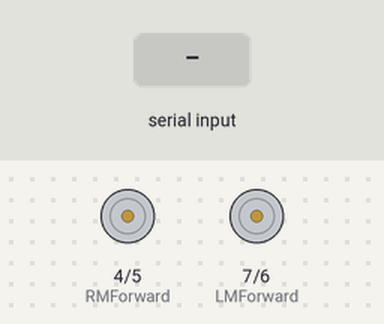
The sketch below on a simulated Arduino Uno, built with avr-gcc and run on an emulated ATmega328P. Parts: motor-driver pin pairs drawn as motors (green arrow = first pin HIGH = forward, orange = second pin HIGH = backward, longer = more drive, scaled by the enable pin). Inputs (shaded band) come from the test bench. What the sketch prints to the serial monitor is not drawn.

Above: at 1.2 s.
1.3 s: "90,45\n" received over the second serial link
At 2.5 s:
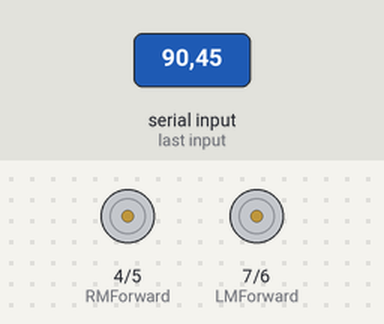
2.8 s: "1,90\n" received over the second serial link
At 3.9 s:
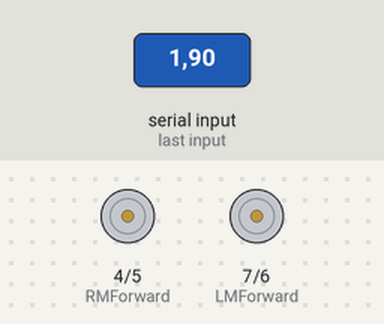
4.3 s: "30,150\n" received over the second serial link
At 4.9 s:
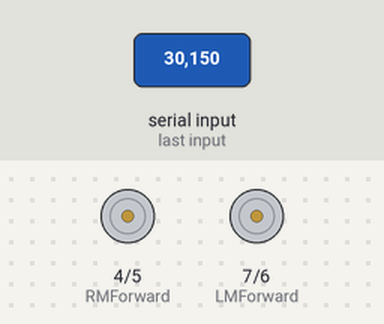
5.8 s: "200\n" received over the second serial link
At 6.2 s:
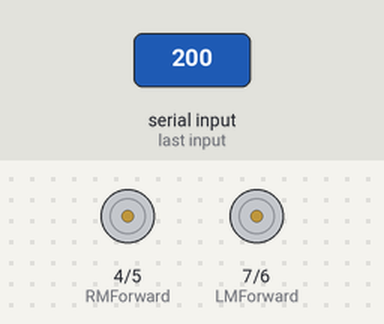
Timing chart, 0 to 8.3 s (numbered marks = the images above; inputs shaded):
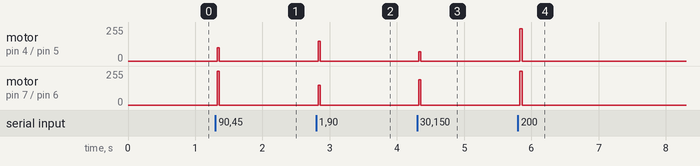

The sketch:

with_l298n.ino
```cpp
//Include the motor driver library
#include <SoftwareSerial.h> // Include the SoftwareSerial library
#define RX A0
#define TX A1
SoftwareSerial BTSerial(RX, TX);   // RX, TX pins for Bluetooth module

// Motor Pins
#define LMEnable 9
#define LMBackward 6
#define LMForward 7
#define RMEnable 3
#define RMBackward 5
#define RMForward 4

//Set the speed of the motors
#define motorSpeed 130

int Ythres = 30;
int Xthres = 10;

int errorX = 0;
int errorY = 0;

void setup() {
  Serial.begin(9600);
  BTSerial.begin(9600); // Initialize the Bluetooth module

  // Setting PinMode
  pinMode(LMEnable, OUTPUT);
  pinMode(LMForward, OUTPUT);
  pinMode(LMBackward, OUTPUT);
  pinMode(RMEnable, OUTPUT);
  pinMode(RMForward, OUTPUT);
  pinMode(RMBackward, OUTPUT);

  // Initialize
  digitalWrite(LMForward, LOW);
  digitalWrite(LMBackward, LOW);
  digitalWrite(RMForward, LOW);
  digitalWrite(RMBackward, LOW);

  analogWrite(LMEnable, motorSpeed);
  analogWrite(RMEnable, motorSpeed);
}

void loop() {
  if (BTSerial.available()) {
    // Read the serial data as a string
    String data = BTSerial.readStringUntil('\n');

    // Split the string into two parts (x and y)
    int commaIndex = data.indexOf(',');
    String xString = data.substring(0, commaIndex);
    String yString = data.substring(commaIndex + 1);

    // Convert the string values to integers
    errorY = yString.toInt();
    errorX = xString.toInt();

    // Print the (x, y) coordinate to the serial monitor
    Serial.print("Received coordinate: ");
    Serial.print(errorX);
    Serial.print(", ");
    Serial.println(errorY);
  } else{
      errorX = 0;
      errorY = 0;
    }
    // Fixing misleading values
  if(errorY > 800 || errorX > 200 || errorX <-200) {
    errorY = 0;
    errorX =0;
    }

  // Determine the motor speeds based on the error
  int leftMotorSpeed = motorSpeed;
  int rightMotorSpeed = motorSpeed;

  // Speed error correction while turning
  int delta = 0;
  if(abs(errorY) > 400){
     delta = abs(errorX)*0.5;
   }else if(abs(errorY)>300){
    delta = abs(errorX)*0.8;
    }else if(abs(errorY)>200){
    delta = abs(errorX)*1.6;
    }else if(abs(errorY)>100){
    delta = abs(errorX)*2;
    }else if(abs(errorY)<100 && abs(errorY)> Ythres){
    delta = abs(errorX)*3.2;
    }

  if (errorX > 10) {
    // The robot is to the left of the desired position
    leftMotorSpeed = motorSpeed + delta;
    rightMotorSpeed = motorSpeed -delta;

  } else if (errorX < -10) {
    // The robot is to the right of the desired position
    leftMotorSpeed = motorSpeed - delta;
    rightMotorSpeed = motorSpeed +delta;

  }else if(errorY > Ythres) {
    // Motor should move forward
    leftMotorSpeed = motorSpeed + errorY/5;
    rightMotorSpeed = motorSpeed + errorY/5;
  }

  if(leftMotorSpeed>250 && rightMotorSpeed > 250){
    // Fixing Overspeed issue
        leftMotorSpeed = 250;
        rightMotorSpeed = 250;
      }

  // Setting Speed to the Enable pins
  analogWrite(LMEnable, leftMotorSpeed);
  analogWrite(RMEnable, rightMotorSpeed);

 // Run and stop robot according to the conditions
 if(errorY>Ythres){
     Run();
     Serial.println("Run");
     delay(25);

  } else if(errorY < Ythres && errorX<10 && errorX >-10){
     Stop();
     Serial.println("stop");
     delay(5);

    } else {
     Run();
     Serial.println("Run");
     delay(25);

    }
}

void Run(){
  // Function for running the motors
   digitalWrite(LMForward, HIGH);
   digitalWrite(RMForward, HIGH);
  }

void Stop() {
  // Function for stopping the motors
   digitalWrite(LMForward, LOW);
   digitalWrite(RMForward, LOW);
}
```

Measured:
- after the input at 1.3 s, motor on pin 4 (RMForward) / pin 5 (RMBackward): stopped → forward 98/255 at once, → stopped 0.03 s later; motor on pin 7 (LMForward) / pin 6 (LMBackward): stopped → forward 255/255 at once, → stopped 0.03 s later
- after the input at 2.8 s, motor on pin 4 (RMForward) / pin 5 (RMBackward), motor on pin 7 (LMForward) / pin 6 (LMBackward): stopped → forward 148/255 at once, → stopped 0.03 s later
- after the input at 4.3 s, motor on pin 4 (RMForward) / pin 5 (RMBackward): stopped → forward 70/255 at once, → stopped 0.03 s later; motor on pin 7 (LMForward) / pin 6 (LMBackward): stopped → forward 190/255 at once, → stopped 0.03 s later
- after the input at 5.8 s, motor on pin 4 (RMForward) / pin 5 (RMBackward): stopped → forward 242/255 at once, → stopped 0.03 s later; motor on pin 7 (LMForward) / pin 6 (LMBackward): stopped → forward 255/255 at once, → stopped 0.03 s later
